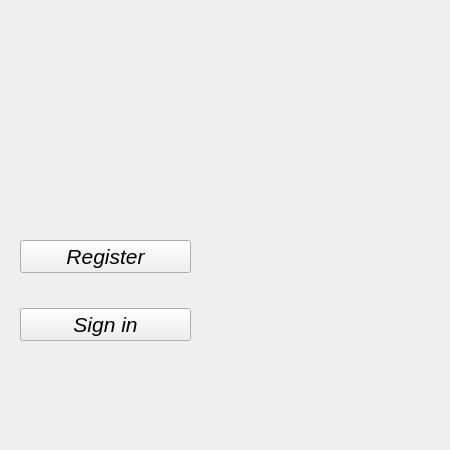
<?xml version="1.0" encoding="UTF-8"?>
<ui version="4.0">
 <class>MainWindow</class>
 <widget class="QMainWindow" name="MainWindow">
  <property name="geometry">
   <rect>
    <x>0</x>
    <y>0</y>
    <width>450</width>
    <height>450</height>
   </rect>
  </property>
  <property name="sizePolicy">
   <sizepolicy hsizetype="Preferred" vsizetype="Preferred">
    <horstretch>0</horstretch>
    <verstretch>0</verstretch>
   </sizepolicy>
  </property>
  <property name="minimumSize">
   <size>
    <width>450</width>
    <height>450</height>
   </size>
  </property>
  <property name="maximumSize">
   <size>
    <width>450</width>
    <height>450</height>
   </size>
  </property>
  <property name="font">
   <font>
    <family>Arial</family>
   </font>
  </property>
  <property name="windowTitle">
   <string>MainWindow</string>
  </property>
  <widget class="QWidget" name="centralwidget">
   <widget class="QWidget" name="layoutWidget">
    <property name="geometry">
     <rect>
      <x>20</x>
      <y>240</y>
      <width>171</width>
      <height>101</height>
     </rect>
    </property>
    <layout class="QVBoxLayout" name="verticalLayout">
     <property name="spacing">
      <number>6</number>
     </property>
     <property name="bottomMargin">
      <number>0</number>
     </property>
     <item>
      <widget class="QPushButton" name="btnAdmin">
       <property name="sizePolicy">
        <sizepolicy hsizetype="Minimum" vsizetype="Preferred">
         <horstretch>0</horstretch>
         <verstretch>0</verstretch>
        </sizepolicy>
       </property>
       <property name="font">
        <font>
         <pointsize>16</pointsize>
         <italic>true</italic>
        </font>
       </property>
       <property name="text">
        <string>Register</string>
       </property>
      </widget>
     </item>
     <item>
      <spacer name="verticalSpacer">
       <property name="orientation">
        <enum>Qt::Vertical</enum>
       </property>
       <property name="sizeHint" stdset="0">
        <size>
         <width>10</width>
         <height>26</height>
        </size>
       </property>
      </spacer>
     </item>
     <item>
      <widget class="QPushButton" name="btnUser">
       <property name="sizePolicy">
        <sizepolicy hsizetype="Minimum" vsizetype="Preferred">
         <horstretch>0</horstretch>
         <verstretch>0</verstretch>
        </sizepolicy>
       </property>
       <property name="font">
        <font>
         <pointsize>16</pointsize>
         <italic>true</italic>
         <strikeout>false</strikeout>
        </font>
       </property>
       <property name="text">
        <string>Sign in</string>
       </property>
      </widget>
     </item>
    </layout>
   </widget>
  </widget>
 </widget>
 <resources/>
 <connections/>
</ui>
